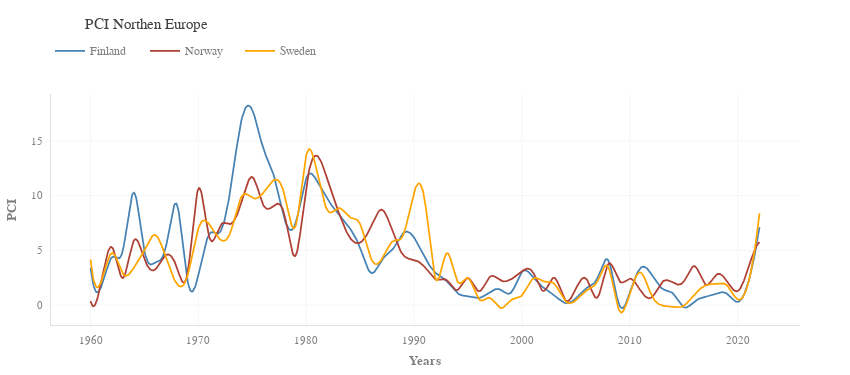

The notebook cell this image was saved under:
### Code cell
fig = pl_figure(figsize=(850, 375))

# pl_plot(
#     go.Scatter(x=data.index, y=data['Finland'], mode='lines+markers', line_color=palette[0], name='Finland'), fig)


pl_plot(
    go.Scatter(
        x=smoothed(data['Finland'][:-1]).index,
        y=smoothed(data['Finland'][:-1]).values.ravel(),
        mode='lines', line_color=palette[2], hoverinfo='skip', name='Finland'), fig)
pl_plot(
    go.Scatter(
        x=data['Finland'][:-1].index,
        y=data['Finland'][:-1],
        marker=dict(size=0.01),
        mode='markers', line_color=palette[2], showlegend=False, name='Finland'), fig)

pl_plot(
    go.Scatter(
        x=smoothed(data['Norway'][:-1]).index,
        y=smoothed(data['Norway'][:-1]).values.ravel(),
        mode='lines', line_color=palette[1], hoverinfo='skip', name='Norway'), fig)
pl_plot(
    go.Scatter(
        x=data['Norway'][:-1].index,
        y=data['Norway'][:-1],
        marker=dict(size=0.01),
        mode='markers', line_color=palette[1], showlegend=False, name='Norway'), fig)

pl_plot(
    go.Scatter(
        x=smoothed(data['Sweden'][:-1]).index,
        y=smoothed(data['Sweden'][:-1]).values.ravel(),
        mode='lines', line_color=palette[4], hoverinfo='skip', name='Sweden'), fig)
pl_plot(
    go.Scatter(
        x=data['Sweden'][:-1].index,
        y=data['Sweden'][:-1],
        marker=dict(size=0.01),
        mode='markers', line_color=palette[4], showlegend=False, name='Sweden'), fig)


# pl_plot(
#     go.Scatter(x=data.index, y=data['Norway'], mode='lines+markers', line_color=palette[1], name='Norway'), fig)
# pl_plot(
#     go.Scatter(x=data.index, y=data['Sweden'], mode='lines+markers', line_color=palette[2], name='Sweden'), fig)

pl_labels(x='Years', y='PCI', fig=fig)
pl_title('PCI Northen Europe', size=15, fig=fig)
# pl_rstyle(xticks=[1960, 2025, 5], yticks=[0, 20, 5], ylim=[-1, 20])


fig.show(config=config)
pl_savefig(fig, 'pci_scandinavia', dir=path_save_img, config=config)

### Figure 1 — Plotly figure (JSON) as saved in the notebook; plotly's stock layout.template omitted (floating-point values rounded to 4 significant figures; data arrays with more than 128 entries replaced by an {"elided": "..."} marker saying what was removed)
{"data": [{"hoverinfo": "skip", "line": {"color": "#4682B4"}, "mode": "lines", "name": "Finland", "type": "scatter", "x": {"elided": "1000 float values"}, "y": {"elided": "1000 float values"}}, {"line": {"color": "#4682B4"}, "marker": {"size": 0.01}, "mode": "markers", "name": "Finland", "showlegend": false, "type": "scatter", "x": [1960, 1961, 1962, 1963, 1964, 1965, 1966, 1967, 1968, 1969, 1970, 1971, 1972, 1973, 1974, 1975, 1976, 1977, 1978, 1979, 1980, 1981, 1982, 1983, 1984, 1985, 1986, 1987, 1988, 1989, 1990, 1991, 1992, 1993, 1994, 1995, 1996, 1997, 1998, 1999, 2000, 2001, 2002, 2003, 2004, 2005, 2006, 2007, 2008, 2009, 2010, 2011, 2012, 2013, 2014, 2015, 2016, 2017, 2018, 2019, 2020, 2021, 2022], "y": [3.418, 1.691, 4.384, 4.996, 10.28, 4.941, 3.874, 5.378, 9.192, 2.206, 2.74, 6.476, 6.662, 10.75, 16.94, 17.81, 14.34, 11.79, 7.799, 7.467, 11.59, 11.31, 9.585, 8.366, 7.068, 5.196, 2.934, 4.113, 5.086, 6.593, 6.15, 4.31, 2.919, 2.191, 1.089, 0.7912, 0.6292, 1.193, 1.399, 1.162, 3.042, 2.578, 1.571, 0.8774, 0.1871, 0.6239, 1.567, 2.511, 4.066, -9.174e-07, 1.184, 3.417, 2.808, 1.478, 1.041, -0.2079, 0.3567, 0.754, 1.084, 1.024, 0.2906, 2.195, 7.124]}, {"hoverinfo": "skip", "line": {"color": "#AF4035"}, "mode": "lines", "name": "Norway", "type": "scatter", "x": {"elided": "1000 float values"}, "y": {"elided": "1000 float values"}}, {"line": {"color": "#AF4035"}, "marker": {"size": 0.01}, "mode": "markers", "name": "Norway", "showlegend": false, "type": "scatter", "x": [1960, 1961, 1962, 1963, 1964, 1965, 1966, 1967, 1968, 1969, 1970, 1971, 1972, 1973, 1974, 1975, 1976, 1977, 1978, 1979, 1980, 1981, 1982, 1983, 1984, 1985, 1986, 1987, 1988, 1989, 1990, 1991, 1992, 1993, 1994, 1995, 1996, 1997, 1998, 1999, 2000, 2001, 2002, 2003, 2004, 2005, 2006, 2007, 2008, 2009, 2010, 2011, 2012, 2013, 2014, 2015, 2016, 2017, 2018, 2019, 2020, 2021, 2022], "y": [0.3605, 2.155, 5.274, 2.472, 5.867, 4.187, 3.251, 4.579, 3.448, 2.963, 10.64, 6.224, 7.258, 7.419, 9.412, 11.69, 9.161, 9.104, 8.162, 4.51, 10.88, 13.64, 11.34, 8.465, 6.218, 5.715, 7.176, 8.717, 6.676, 4.546, 4.131, 3.438, 2.328, 2.288, 1.376, 2.46, 1.263, 2.567, 2.252, 2.366, 3.086, 3.004, 1.287, 2.488, 0.4545, 1.532, 2.329, 0.7126, 3.754, 2.197, 2.419, 1.285, 0.6969, 2.12, 2.042, 2.171, 3.55, 1.875, 2.765, 2.168, 1.287, 3.484, 5.764]}, {"hoverinfo": "skip", "line": {"color": "#FFA500"}, "mode": "lines", "name": "Sweden", "type": "scatter", "x": {"elided": "1000 float values"}, "y": {"elided": "1000 float values"}}, {"line": {"color": "#FFA500"}, "marker": {"size": 0.01}, "mode": "markers", "name": "Sweden", "showlegend": false, "type": "scatter", "x": [1960, 1961, 1962, 1963, 1964, 1965, 1966, 1967, 1968, 1969, 1970, 1971, 1972, 1973, 1974, 1975, 1976, 1977, 1978, 1979, 1980, 1981, 1982, 1983, 1984, 1985, 1986, 1987, 1988, 1989, 1990, 1991, 1992, 1993, 1994, 1995, 1996, 1997, 1998, 1999, 2000, 2001, 2002, 2003, 2004, 2005, 2006, 2007, 2008, 2009, 2010, 2011, 2012, 2013, 2014, 2015, 2016, 2017, 2018, 2019, 2020, 2021, 2022], "y": [4.142, 2.158, 4.766, 2.872, 3.388, 5.013, 6.405, 4.289, 1.943, 2.692, 7.016, 7.396, 6.007, 6.718, 9.912, 9.78, 10.25, 11.44, 9.995, 7.21, 13.71, 12.1, 8.589, 8.873, 8.044, 7.373, 4.236, 4.189, 5.825, 6.443, 10.37, 9.445, 2.374, 4.728, 2.158, 2.455, 0.5331, 0.6584, -0.2671, 0.4622, 0.8991, 2.406, 2.158, 1.926, 0.3737, 0.4532, 1.36, 2.212, 3.437, -0.4945, 1.158, 2.961, 0.8884, -0.04429, -0.1796, -0.04678, 0.9843, 1.794, 1.954, 1.784, 0.4974, 2.163, 8.369]}], "layout": {"autosize": false, "height": 375, "margin": {"t": 93.75}, "title": {"font": {"size": 15}, "text": "PCI Northen Europe"}, "width": 850, "xaxis": {"autorange": true, "range": [1956.0, 2026.0], "side": "right", "title": {"font": {"weight": "bold"}, "standoff": 10, "text": "Years"}, "type": "linear"}, "yaxis": {"autorange": true, "range": [-1.824, 19.29], "title": {"font": {"weight": "bold"}, "standoff": 10, "text": "PCI"}, "type": "linear"}}}
